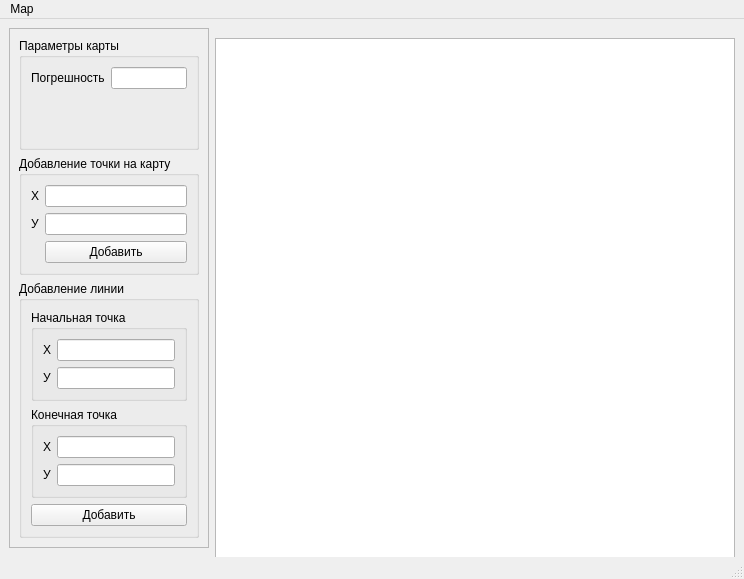
<?xml version="1.0" encoding="UTF-8"?>
<ui version="4.0">
 <class>MainWindow</class>
 <widget class="QMainWindow" name="MainWindow">
  <property name="geometry">
   <rect>
    <x>0</x>
    <y>0</y>
    <width>730</width>
    <height>574</height>
   </rect>
  </property>
  <property name="windowTitle">
   <string>MainWindow</string>
  </property>
  <widget class="QWidget" name="centralwidget">
   <layout class="QHBoxLayout" name="horizontalLayout">
    <item>
     <widget class="QFrame" name="frame">
      <property name="layoutDirection">
       <enum>Qt::LeftToRight</enum>
      </property>
      <property name="frameShape">
       <enum>QFrame::StyledPanel</enum>
      </property>
      <property name="frameShadow">
       <enum>QFrame::Raised</enum>
      </property>
      <layout class="QGridLayout" name="gridLayout">
       <item row="1" column="0">
        <layout class="QGridLayout" name="gridLayout_9">
         <item row="0" column="0">
          <widget class="QGroupBox" name="groupBox">
           <property name="sizePolicy">
            <sizepolicy hsizetype="Preferred" vsizetype="Minimum">
             <horstretch>0</horstretch>
             <verstretch>0</verstretch>
            </sizepolicy>
           </property>
           <property name="title">
            <string>Добавление точки на карту</string>
           </property>
           <layout class="QGridLayout" name="gridLayout_5">
            <item row="0" column="0">
             <layout class="QGridLayout" name="gridLayout_6" columnstretch="0,0">
              <item row="0" column="0">
               <widget class="QLabel" name="label_11">
                <property name="text">
                 <string>Х</string>
                </property>
               </widget>
              </item>
              <item row="0" column="1">
               <widget class="QLineEdit" name="lineEdit_2"/>
              </item>
              <item row="1" column="0">
               <widget class="QLabel" name="label_12">
                <property name="text">
                 <string>У</string>
                </property>
               </widget>
              </item>
              <item row="1" column="1">
               <widget class="QLineEdit" name="lineEdit"/>
              </item>
              <item row="2" column="1">
               <widget class="QPushButton" name="pushButton">
                <property name="text">
                 <string>Добавить</string>
                </property>
               </widget>
              </item>
             </layout>
            </item>
           </layout>
          </widget>
         </item>
         <item row="1" column="0">
          <widget class="QGroupBox" name="groupBox_2">
           <property name="sizePolicy">
            <sizepolicy hsizetype="Preferred" vsizetype="Minimum">
             <horstretch>0</horstretch>
             <verstretch>0</verstretch>
            </sizepolicy>
           </property>
           <property name="title">
            <string>Добавление линии</string>
           </property>
           <layout class="QGridLayout" name="gridLayout_2">
            <item row="0" column="0">
             <layout class="QVBoxLayout" name="verticalLayout_2">
              <item>
               <widget class="QGroupBox" name="groupBox_3">
                <property name="title">
                 <string>Начальная точка</string>
                </property>
                <layout class="QGridLayout" name="gridLayout_3">
                 <item row="0" column="0">
                  <layout class="QGridLayout" name="gridLayout_7">
                   <item row="0" column="0">
                    <widget class="QLabel" name="label_8">
                     <property name="text">
                      <string>Х</string>
                     </property>
                    </widget>
                   </item>
                   <item row="0" column="1">
                    <widget class="QLineEdit" name="lineEdit_3"/>
                   </item>
                   <item row="1" column="0">
                    <widget class="QLabel" name="label_7">
                     <property name="text">
                      <string>У</string>
                     </property>
                    </widget>
                   </item>
                   <item row="1" column="1">
                    <widget class="QLineEdit" name="lineEdit_4"/>
                   </item>
                  </layout>
                 </item>
                </layout>
               </widget>
              </item>
              <item>
               <widget class="QGroupBox" name="groupBox_4">
                <property name="title">
                 <string>Конечная точка</string>
                </property>
                <layout class="QGridLayout" name="gridLayout_4">
                 <item row="0" column="0">
                  <layout class="QGridLayout" name="gridLayout_8">
                   <item row="0" column="0">
                    <widget class="QLabel" name="label_10">
                     <property name="text">
                      <string>Х</string>
                     </property>
                    </widget>
                   </item>
                   <item row="0" column="1">
                    <widget class="QLineEdit" name="lineEdit_6"/>
                   </item>
                   <item row="1" column="0">
                    <widget class="QLabel" name="label_9">
                     <property name="text">
                      <string>У</string>
                     </property>
                    </widget>
                   </item>
                   <item row="1" column="1">
                    <widget class="QLineEdit" name="lineEdit_5"/>
                   </item>
                  </layout>
                 </item>
                </layout>
               </widget>
              </item>
              <item>
               <widget class="QPushButton" name="pushButton_2">
                <property name="text">
                 <string>Добавить</string>
                </property>
               </widget>
              </item>
             </layout>
            </item>
           </layout>
          </widget>
         </item>
        </layout>
       </item>
       <item row="0" column="0">
        <widget class="QGroupBox" name="groupBox_5">
         <property name="title">
          <string>Параметры карты</string>
         </property>
         <layout class="QGridLayout" name="gridLayout_10">
          <item row="0" column="0">
           <layout class="QFormLayout" name="formLayout">
            <item row="0" column="0">
             <widget class="QLabel" name="label">
              <property name="text">
               <string>Погрешность</string>
              </property>
             </widget>
            </item>
            <item row="0" column="1">
             <widget class="QLineEdit" name="lineEdit_diff"/>
            </item>
           </layout>
          </item>
         </layout>
        </widget>
       </item>
      </layout>
     </widget>
    </item>
    <item>
     <widget class="QGraphicsView" name="graphicsView">
      <property name="enabled">
       <bool>true</bool>
      </property>
      <property name="sizePolicy">
       <sizepolicy hsizetype="Minimum" vsizetype="Minimum">
        <horstretch>0</horstretch>
        <verstretch>0</verstretch>
       </sizepolicy>
      </property>
      <property name="minimumSize">
       <size>
        <width>520</width>
        <height>520</height>
       </size>
      </property>
      <property name="maximumSize">
       <size>
        <width>500</width>
        <height>500</height>
       </size>
      </property>
     </widget>
    </item>
   </layout>
  </widget>
  <widget class="QMenuBar" name="menubar">
   <property name="geometry">
    <rect>
     <x>0</x>
     <y>0</y>
     <width>730</width>
     <height>18</height>
    </rect>
   </property>
   <widget class="QMenu" name="menuMap">
    <property name="title">
     <string>Map</string>
    </property>
    <addaction name="actionCreate_map"/>
    <addaction name="separator"/>
    <addaction name="actionLoad_map"/>
   </widget>
   <addaction name="menuMap"/>
  </widget>
  <widget class="QStatusBar" name="statusbar"/>
  <action name="actionCreate_map">
   <property name="text">
    <string>Create map</string>
   </property>
  </action>
  <action name="actionLoad_map">
   <property name="text">
    <string>Load map</string>
   </property>
  </action>
 </widget>
 <resources/>
 <connections/>
</ui>
